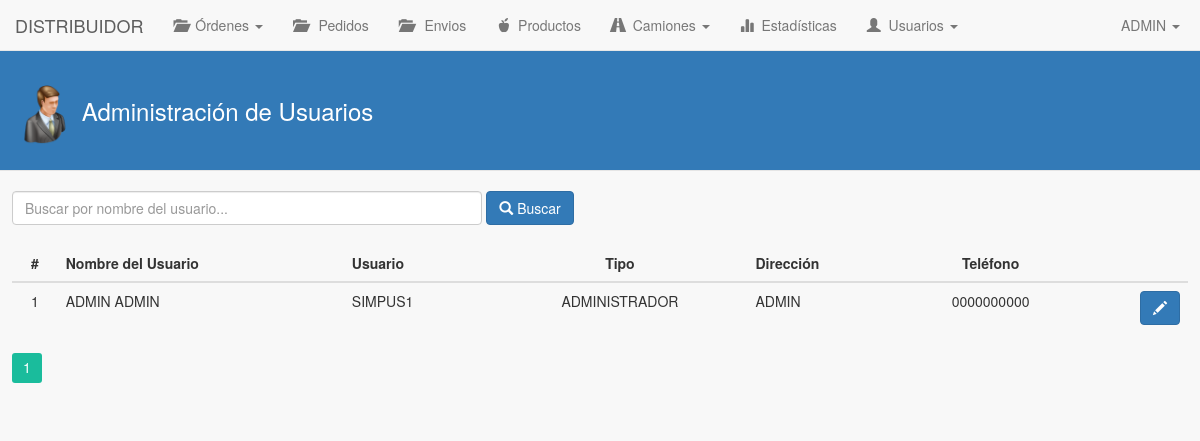
The page /distribuidor/usuarios/index.php (signed in) on the database as committed earlier.
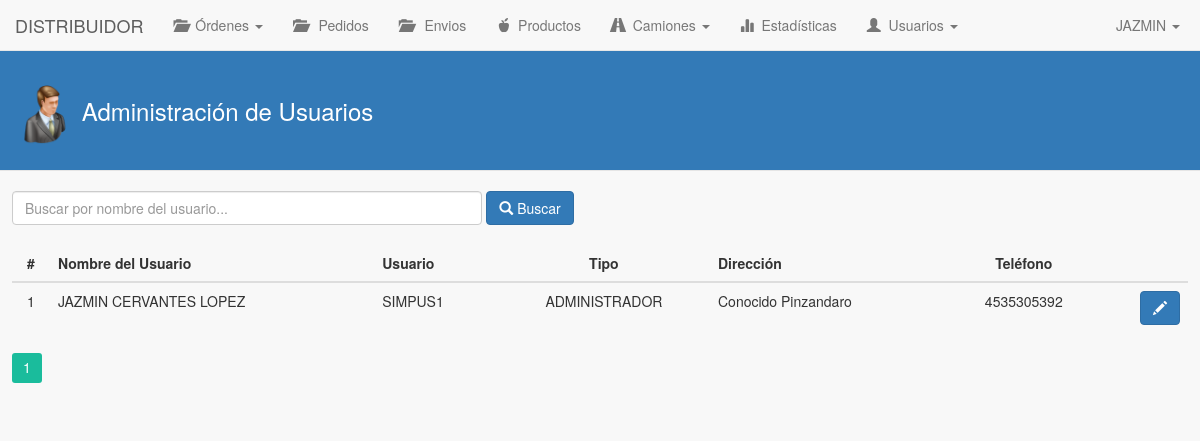
The same page on the database as committed later.
### tables this page shows
CREATE TABLE IF NOT EXISTS `usuario_distribuidor` (
  `id_usuario_distribuidor` int(11) NOT NULL AUTO_INCREMENT,
  `nombre_usuario_distribuidor` varchar(100) NOT NULL,
  `apellido_usuario_distribuidor` varchar(100) NOT NULL,
  `direccion_usuario_distribuidor` text NOT NULL,
  `telefono_usuario_distribuidor` varchar(20) NOT NULL,
  `entradas` int(11) NOT NULL DEFAULT '0',
  `pedidos` int(11) NOT NULL DEFAULT '0',
  `envios` int(11) NOT NULL DEFAULT '0',
  `id_usuario_fk` int(11) NOT NULL,
  `id_distribuidor_fk` int(11) NOT NULL,
  PRIMARY KEY (`id_usuario_distribuidor`),
  KEY `id_usuario_fk_idx` (`id_usuario_fk`),
  KEY `id_distribuidor_fk_idx` (`id_distribuidor_fk`)
);

CREATE TABLE IF NOT EXISTS `usuarios` (
  `id_usuario` int(11) NOT NULL AUTO_INCREMENT,
  `nombre_usuario` varchar(100) NOT NULL,
  `contrasena_usuario` varchar(45) NOT NULL,
  `tipo_socio_usuario` int(11) NOT NULL,
  `nivel_autorizacion_usuario` int(11) NOT NULL,
  `fecha_creacion_usuario` date NOT NULL,
  `fecha_modificacion_usuario` date NOT NULL,
  `estado_usuario` int(11) NOT NULL,
  PRIMARY KEY (`id_usuario`),
  UNIQUE KEY `nombre_usuario` (`nombre_usuario`)
);

### distribuidor/usuarios/index.php (the view, shortened to what this page needs)
<!DOCTYPE html>
<html>
	<head>
		<link rel="stylesheet" type="text/css" href="../../lib/bootstrap-3.3.5/css/bootstrap.min.css">
		<link rel='stylesheet' type='text/css' href='../../lib/pagination/css.css'/>
		<link rel="stylesheet" type="text/css" href="../../css/estilos.css">
	</head>
	<body>
		<?php
			include('../mod/navbar.php');
		?>
		<div class="contenido-general">
			<div class="modal-header">
				<h3 class="titulo-header">
					<h3 class="titulo-contenido">
						<img class="img-header" src="../../img/login.png"> <span id="lbl-titulo">Administración de Usuarios</span>
					</h3>
				</h3>
			</div>
			<br>
			<div class="div-buscar">
				<div class="form-inline">
					<input type="text" class="form-control" style="width: 40%;" name="inputBuscar" id="inputBuscar" placeholder="Buscar por nombre del usuario..." onkeyup="if(event.keyCode == 13) buscarUsuarios();" autofocus>
					<button class="btn btn-primary" id="btnBuscar" onclick="buscarUsuarios();"><i class="glyphicon glyphicon-search"></i> Buscar</button>
				</div>
			</div>
			<div class="contenido-general-2">
				<br>
				<div id="paginacion-resultados">
					<table class="table">
						<thead>
							<tr>
								<th class="centro">#</th>
								<th>Nombre del Usuario</th>
								<th>Usuario</th>
								<th class="centro">Tipo</th>
								<th>Dirección</th>
								<th class="centro">Teléfono</th>
								<th></th>
							</tr>
						</thead>
						<tbody>
							<?php
								$consulta = "SELECT id_distribuidor_fk FROM usuario_distribuidor WHERE id_usuario_fk = ".$_SESSION['id_usuario'];
			      				$resultado = mysql_query($consulta);
			      				$row = mysql_fetch_array($resultado);
			      				$idDistribuidorFK = $row['id_distribuidor_fk'];
								$cont = 1;
								$consulta = "SELECT usus.id_usuario, usudist.id_usuario_distribuidor, usudist.nombre_usuario_distribuidor, usudist.apellido_usuario_distribuidor, usus.nombre_usuario, usus.nivel_autorizacion_usuario, usudist.direccion_usuario_distribuidor, usudist.telefono_usuario_distribuidor, usus.estado_usuario FROM usuario_distribuidor AS usudist, usuarios AS usus WHERE usudist.id_distribuidor_fk = $idDistribuidorFK AND usudist.id_usuario_fk = usus.id_usuario";
								$resultado = mysql_query($consulta);
								while($row = mysql_fetch_array($resultado)){ ?>
									<tr>
						          		<td class="centro"><?php echo $cont; ?></td>
						          		<td><?php echo $nombreUsuario = $row['nombre_usuario_distribuidor']." ".$row['apellido_usuario_distribuidor']; ?></td>
						          		<td><?php echo $row['nombre_usuario']; ?></td>
						          		<td class="centro">
						          			<?php
						          				$estado = $row['nivel_autorizacion_usuario'];
						          				switch($estado) {
						          					case '1': echo "ADMINISTRADOR"; break;
						          				}
						          			?>
						          		</td>
						          		<td>
						          			<?php
						          				$direccion = $row['direccion_usuario_distribuidor'];
							      				echo $direccion;
						          			?>
						          		</td>
						          		<td class="centro"><?php echo $row['telefono_usuario_distribuidor']; ?></td>
						          		<td class="derecha">
						          			<?php
						          				$idUsuarioFk = $row['id_usuario'];
						          			?>
						          			<button class="btn btn-primary btn-editar" data-toggle="tooltip" data-placement="top" title="Editar usuario" onClick="editarUsuario(<?php echo $row['id_usuario_distribuidor']; ?>, '<?php echo $idUsuarioFk; ?>', '<?php echo $nombreUsuario; ?>')"><i class="glyphicon glyphicon-pencil"></i></button>
							        	</td>
						    	    </tr>
								<?php $cont++;
								}
							?>
						</tbody>
					</table>
					<?php if($cont > 1){ ?>
						<div class="my-navigation" style="margin: 0px auto;">
							<div class="simple-pagination-page-numbers"></div>
							<br><br><br>
						</div>
					<?php } else{ ?>
						<div class="alert alert-info" role="alert" style="text-align: center;">
							<strong>Sin resultados...</strong> No hay usuarios registrados.
						</div>
					<?php } ?>
				</div>
			</div>
		</div>
	</body>
</html>

### distribuidor/mod/navbar.php (shortened to what this page needs)
<?php
	$consulta = "SELECT nombre_usuario_distribuidor, entradas, pedidos, envios FROM usuario_distribuidor WHERE id_usuario_fk = ".$_SESSION['id_usuario'];
	$resultado = mysql_query($consulta);
	$row = mysql_fetch_array($resultado);
	$nombreUsuario = $row['nombre_usuario_distribuidor'];
	$privPedidos = $row['pedidos'];
	$privEnvios = $row['envios'];
?>
<nav class="navbar navbar-default navbar-fixed-top" role="navigation">
  	<div class="navbar-header">
    	<a href="../" class="navbar-brand">DISTRIBUIDOR</a>
  	</div>
  	<div class="collapse navbar-collapse" id="navbar-collapse-01">
  		<ul class="nav navbar-nav">
			<li class="dropdown">
				<a href="#" class="dropdown-toggle" data-toggle="dropdown" role="button" aria-expanded="false"><span class="glyphicon glyphicon-folder-open"></span> &nbsp;Órdenes <span class="caret"></span></a>
			</li>
			<?php if($privPedidos == 1) { ?>
            	<li><a href="../pedidos/"><span class="glyphicon glyphicon-folder-open"></span> &nbsp; Pedidos</a></li>
            <?php } ?>
            <?php if($privEnvios == 1) { ?>
            	<li><a href="../envios/"><span class="glyphicon glyphicon-folder-open"></span> &nbsp; Envios</a></li>
            <?php } ?>
			<li><a href="../productos/"><span class="glyphicon glyphicon-apple"></span> &nbsp;Productos</a></li>
			<li class="dropdown">
				<a href="#" class="dropdown-toggle" data-toggle="dropdown" role="button" aria-expanded="false"><span class="glyphicon glyphicon-road"></span> &nbsp;Camiones <span class="caret"></span></a>
			</li>
			<li><a href="estadisticas/"><span class="glyphicon glyphicon-stats"></span> &nbsp;Estadísticas</a></li>
			<?php
				if($_SESSION['nivel_socio'] == 1){ ?>
					<li class="dropdown">
  						<a href="#" class="dropdown-toggle" data-toggle="dropdown" role="button" aria-expanded="false"><span class="glyphicon glyphicon-user"></span> &nbsp;Usuarios <span class="caret"></span></a>
					</li>
				<?php }
			?>
    	</ul>
    	<ul class="nav navbar-nav navbar-right">
	        <li class="dropdown">
	          	<a href="#" class="dropdown-toggle" data-toggle="dropdown" role="button" aria-expanded="false"><span class="fui-user"></span> &nbsp;<?php echo $nombreUsuario; ?> <span class="caret"></span></a>
	        </li>
	    </ul>
  	</div>
</nav>

### css/estilos.css (style rules this page uses)
body { background-color: #F8F8F8; }
h3.titulo-header { color: #ffffff; }
h3.titulo-contenido { color: #ffffff; }
.modal-header { background-color: #337ab7; }
.img-header { width: 60px; }
.centro { text-align: center; }
.derecha { text-align: right; }
.navbar-right { margin-right: 5px; }
.contenido-general { background-color: #F8F8F8; margin: 0px auto; margin-top: 50px; width: 100%; }
.contenido-general-2 { margin: 0px auto; width: 98%; }
.div-buscar { margin: 0px auto; width: 98%; }
a { color: #337ab7; }

Rows that differ between the two databases and show on the page:
changed usuario_distribuidor "SIMPUS1": nombre_usuario_distribuidor "ADMIN" → "JAZMIN"; nombre_usuario_distribuidor+apellido_usuario_distribuidor "ADMIN ADMIN" → "JAZMIN CERVANTES LOPEZ"; direccion_usuario_distribuidor "ADMIN" → "Conocido Pinzandaro"; telefono_usuario_distribuidor "0000000000" → "4535305392"
